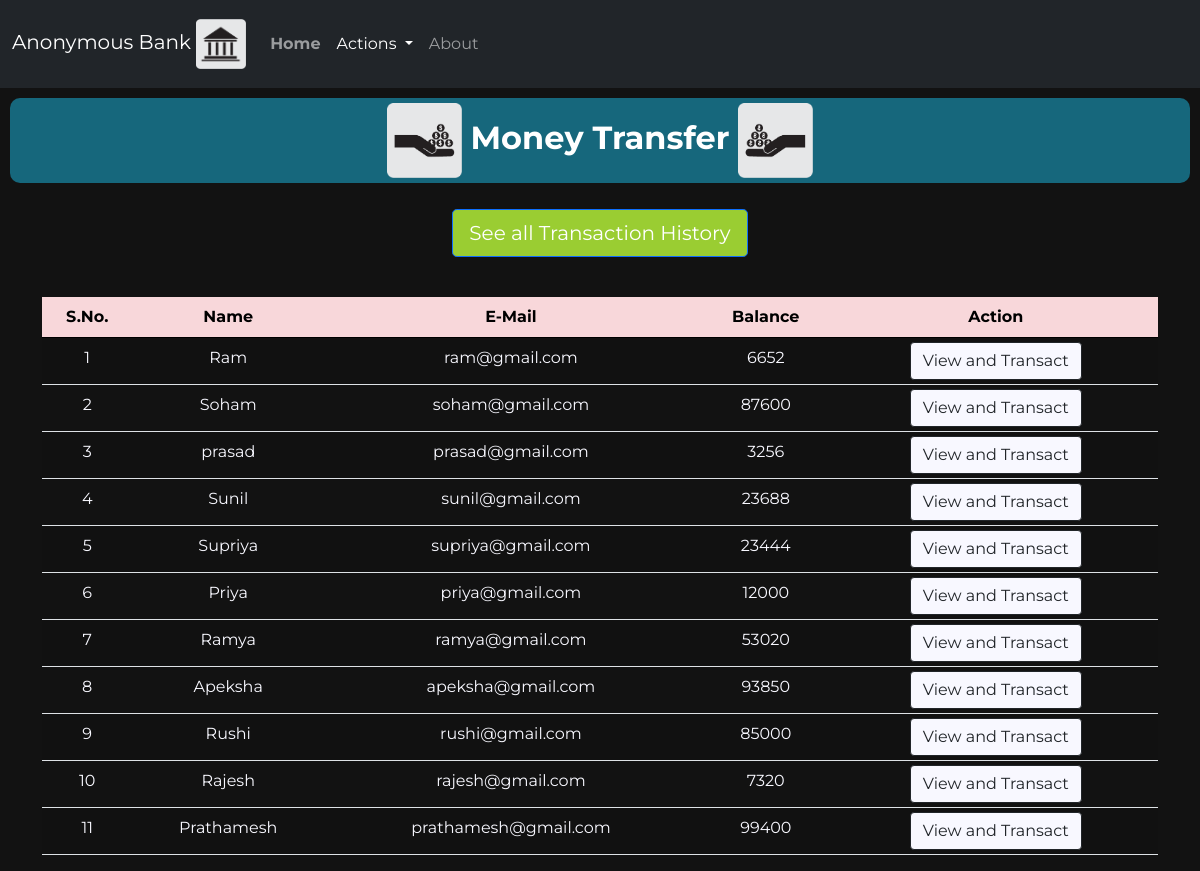
The page /money.php on the database its author committed.
### tables this page shows
CREATE TABLE `users` (
  `id` int(3) NOT NULL,
  `name` text NOT NULL,
  `email` varchar(30) NOT NULL,
  `balance` int(8) NOT NULL
);

### money.php (the view, shortened to what this page needs)
<!doctype html>
<html lang="en">
<head>
    <link href="https://cdn.jsdelivr.net/npm/bootstrap@5.0.0-beta1/dist/css/bootstrap.min.css" rel="stylesheet">
    <link rel="stylesheet" href="css/style2.css">
<body style="background-color:#121212;">
    <?php
    include 'connect.php';
    $sql = "SELECT * FROM users";
    $result = mysqli_query($conn, $sql);
    ?>
    <nav class="navbar py-2 navbar-expand-lg navbar-dark bg-dark">
        <div class="container-fluid">
            <a class="navbar-brand" href="#">Anonymous Bank <img src="icons/b1.png" alt="Bank" width="50" height="50"></a>
            <div class="collapse navbar-collapse" id="navbarSupportedContent">
                <ul class="navbar-nav me-auto mb-8 mb-lg-0">
                    <li class="nav-item py-3">
                        <a class="nav-link" aria-current="page" href="index.php"><strong>Home</strong></a>
                    </li>
                    <li class="nav-item dropdown py-3">
                        <a class="nav-link dropdown-toggle active" href="#" id="navbarDropdown" role="button" data-bs-toggle="dropdown" aria-expanded="false">
                            Actions
                        </a>
                    </li>
                    <li class="nav-item py-3">
                        <a class="nav-link" href="index.php">About</a>
                    </li>
                </ul>
            </div>
        </div>
    </nav>
    <class class="welcome">
        <h2>
            <img src="icons/mt1.png" alt="Bank" width="75" height="75" style="font-weight: bold;"> <strong style="color:white">Money
                Transfer</strong> <img src="icons/mt2.png" alt="Bank" width="75" height="75">
        </h2>
    </class>
    <div class="d-grip gap-2 col-6 mx-auto text-center p-3 mb-2">
        <a href="history.php"><button  style="background-color:yellowgreen" type="button" class="btn btn-primary btn-lg mb-3">See all Transaction History</button></a>
    </div>
    <div class="container">
        <div class="row text-center">
            <div class="col text-center">
                <div class="table-responsive-sm">
                    <table class="table table-hover table-striped table-sm">
                        <thead style="color : black;" class="table-danger">
                            <tr>
                                <th scope="col" class="text-center py-2">S.No.</th>
                                <th scope="col" class="text-center py-2">Name</th>
                                <th scope="col" class="text-center py-2">E-Mail</th>
                                <th scope="col" class="text-center py-2">Balance</th>
                                <th scope="col" class="text-center py-2">Action</th>
                            </tr>
                        </thead>
                        <tbody>
                            <?php
                            while ($rows = mysqli_fetch_assoc($result)) {
                            ?>
                                <tr style="color : ghostwhite;">
                                    <td class="text-center py-2">
                                        <?php echo $rows['id'] ?>
                                    </td>
                                    <td class="text-center py-2">
                                        <?php echo $rows['name'] ?>
                                    </td>
                                    <td class="text-center py-2">
                                        <?php echo $rows['email'] ?>
                                    </td>
                                    <td class="text-center py-2">
                                        <?php echo $rows['balance'] ?>
                                    </td>
                                    <td><a href="users.php?id= <?php echo $rows['id']; ?>"> <button style="background-color:ghostwhite" class="btn btn-outline-dark btn">View and Transact</button></a></td>
                                </tr>
                            <?php
                            }
                            ?>
                        </tbody>
                    </table>
                </div>
            </div>
        </div>
    </div>
</body>
</html>

### css/style2.css (style rules this page uses)
* { font-family: 'Montserrat', sans-serif; }
.welcome h2 { margin: 10px; padding: 5px; text-align: center; background-color:rgba(023, 111, 135, 0.911) ; border-radius: 10px; }

### rows shown on the page
users: id "1", name "Ram", email "ram@gmail.com", balance "6652"
users: id "2", name "Soham", email "soham@gmail.com", balance "87600"
users: id "3", name "prasad", email "prasad@gmail.com", balance "3256"
users: id "4", name "Sunil", email "sunil@gmail.com", balance "23688"
users: id "5", name "Supriya", email "supriya@gmail.com", balance "23444"
users: id "6", name "Priya", email "priya@gmail.com", balance "12000"
users: id "7", name "Ramya", email "ramya@gmail.com", balance "53020"
users: id "8", name "Apeksha", email "apeksha@gmail.com", balance "93850"
users: id "9", name "Rushi", email "rushi@gmail.com", balance "85000"
users: id "10", name "Rajesh", email "rajesh@gmail.com", balance "7320"
users: id "11", name "Prathamesh", email "prathamesh@gmail.com", balance "99400"
